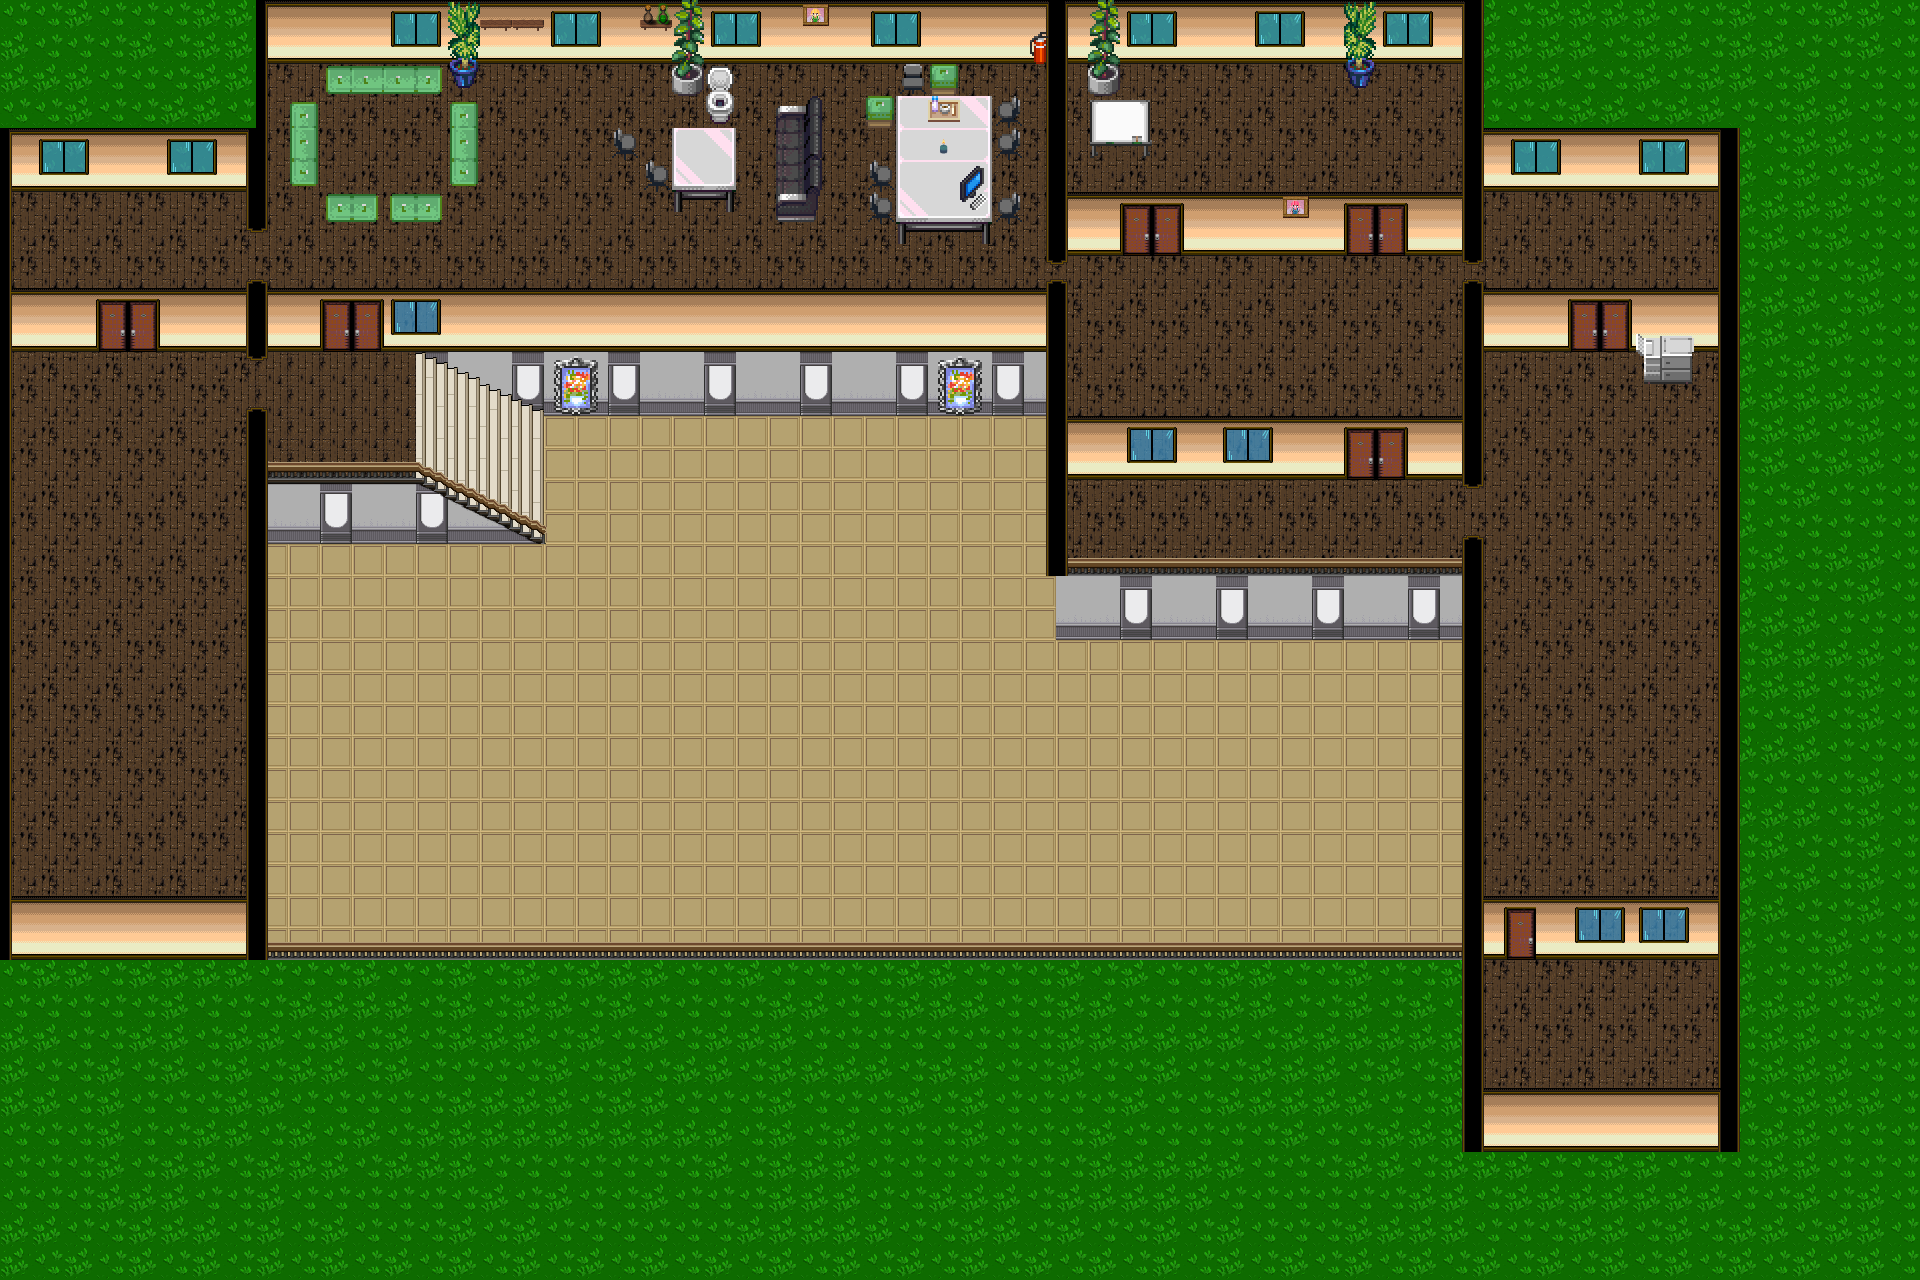

This game map was drawn from its Tiled (.tmx) file and the tilesets committed beside it. A one-line description and the trimmed map source follow:
An orthogonal 60x40 tile map with 32x32 px tiles, 7 tile layers (start, Wall Back Stair, Floor, Wall Front Stair, ...), 2 tilesets.

<map version="1.5" tiledversion="1.6.0" orientation="orthogonal" renderorder="right-down" width="60" height="40" tilewidth="32" tileheight="32" infinite="0" nextlayerid="11" nextobjectid="1">
 <editorsettings>
  <export target="../map.json" format="json" />
 </editorsettings>
 <tileset firstgid="1" name="tileset_z_floor_and_wall" tilewidth="32" tileheight="32" tilecount="128" columns="16">
  <image source="../tileset_z_floor_and_wall.png" width="512" height="256" />
  <tile id="5">
   <properties>
    <property name="collides" type="bool" value="true" />
   </properties>
  </tile>
  <tile id="21">
   <properties>
    <property name="collides" type="bool" value="true" />
   </properties>
  </tile>
  <tile id="37">
   <properties>
    <property name="collides" type="bool" value="true" />
   </properties>
  </tile>
  <tile id="49">
   <properties>
    <property name="collides" type="bool" value="true" />
   </properties>
  </tile>
  <tile id="50">
   <properties>
    <property name="collides" type="bool" value="true" />
   </properties>
  </tile>
  <tile id="51">
   <properties>
    <property name="collides" type="bool" value="true" />
   </properties>
  </tile>
  <tile id="53">
   <properties>
    <property name="collides" type="bool" value="true" />
   </properties>
  </tile>
  <tile id="67">
   <properties>
    <property name="collides" type="bool" value="true" />
   </properties>
  </tile>
  <tile id="68">
   <properties>
    <property name="collides" type="bool" value="true" />
   </properties>
  </tile>
  <tile id="96">
   <properties>
    <property name="collides" type="bool" value="false" />
   </properties>
  </tile>
  <tile id="99">
   <properties>
    <property name="collides" type="bool" value="false" />
   </properties>
  </tile>
  <tile id="100">
   <properties>
    <property name="collides" type="bool" value="false" />
   </properties>
  </tile>
  <tile id="101">
   <properties>
    <property name="collides" type="bool" value="true" />
   </properties>
  </tile>
  <tile id="102">
   <properties>
    <property name="collides" type="bool" value="true" />
   </properties>
  </tile>
  <tile id="103">
   <properties>
    <property name="collides" type="bool" value="true" />
   </properties>
  </tile>
  <tile id="104">
   <properties>
    <property name="collides" type="bool" value="true" />
   </properties>
  </tile>
  <tile id="112">
   <properties>
    <property name="collides" type="bool" value="true" />
   </properties>
  </tile>
  <tile id="115">
   <properties>
    <property name="collides" type="bool" value="true" />
   </properties>
  </tile>
  <tile id="116">
   <properties>
    <property name="collides" type="bool" value="true" />
   </properties>
  </tile>
  <tile id="117">
   <properties>
    <property name="collides" type="bool" value="true" />
   </properties>
  </tile>
  <tile id="118">
   <properties>
    <property name="collides" type="bool" value="true" />
   </properties>
  </tile>
  <tile id="119">
   <properties>
    <property name="collides" type="bool" value="true" />
   </properties>
  </tile>
  <tile id="120">
   <properties>
    <property name="collides" type="bool" value="true" />
   </properties>
  </tile>
 </tileset>
 <tileset firstgid="129" name="tileset_z_misc" tilewidth="32" tileheight="32" tilecount="256" columns="16">
  <image source="../tileset_z_misc.png" width="512" height="512" />
  <tile id="56">
   <properties>
    <property name="collides" type="bool" value="true" />
   </properties>
  </tile>
  <tile id="57">
   <properties>
    <property name="collides" type="bool" value="true" />
   </properties>
  </tile>
  <tile id="72">
   <properties>
    <property name="collides" type="bool" value="true" />
   </properties>
  </tile>
  <tile id="73">
   <properties>
    <property name="collides" type="bool" value="true" />
   </properties>
  </tile>
  <tile id="93">
   <properties>
    <property name="collides" type="bool" value="true" />
   </properties>
  </tile>
  <tile id="108">
   <properties>
    <property name="collides" type="bool" value="true" />
   </properties>
  </tile>
  <tile id="109">
   <properties>
    <property name="collides" type="bool" value="true" />
   </properties>
  </tile>
  <tile id="124">
   <properties>
    <property name="collides" type="bool" value="false" />
   </properties>
  </tile>
  <tile id="125">
   <properties>
    <property name="collides" type="bool" value="true" />
   </properties>
  </tile>
  <tile id="140">
   <properties>
    <property name="collides" type="bool" value="true" />
   </properties>
  </tile>
  <tile id="141">
   <properties>
    <property name="collides" type="bool" value="true" />
   </properties>
  </tile>
  <tile id="152">
   <properties>
    <property name="collides" type="bool" value="true" />
   </properties>
  </tile>
  <tile id="153">
   <properties>
    <property name="collides" type="bool" value="true" />
   </properties>
  </tile>
  <tile id="154">
   <properties>
    <property name="collides" type="bool" value="true" />
   </properties>
  </tile>
  <tile id="155">
   <properties>
    <property name="collides" type="bool" value="true" />
   </properties>
  </tile>
  <tile id="156">
   <properties>
    <property name="collides" type="bool" value="true" />
   </properties>
  </tile>
  <tile id="157">
   <properties>
    <property name="collides" type="bool" value="true" />
   </properties>
  </tile>
  <tile id="168">
   <properties>
    <property name="collides" type="bool" value="true" />
   </properties>
  </tile>
  <tile id="169">
   <properties>
    <property name="collides" type="bool" value="true" />
   </properties>
  </tile>
  <tile id="170">
   <properties>
    <property name="collides" type="bool" value="true" />
   </properties>
  </tile>
  <tile id="177">
   <properties>
    <property name="collides" type="bool" value="true" />
   </properties>
  </tile>
  <tile id="178">
   <properties>
    <property name="collides" type="bool" value="true" />
   </properties>
  </tile>
  <tile id="196">
   <properties>
    <property name="collides" type="bool" value="true" />
   </properties>
  </tile>
  <tile id="213">
   <properties>
    <property name="collides" type="bool" value="true" />
   </properties>
  </tile>
  <tile id="238">
   <animation>
    <frame tileid="238" duration="200" />
    <frame tileid="239" duration="200" />
    <frame tileid="254" duration="200" />
    <frame tileid="255" duration="200" />
   </animation>
  </tile>
 </tileset>
 <layer id="5" name="start" width="60" height="40" locked="1">
  <data>[2400 cells, 4 non-empty, 1 distinct tile ids]</data>
 </layer>
 <layer id="9" name="Wall Back Stair" width="60" height="40" locked="1">
  <data>[2400 cells, 60 non-empty, 5 distinct tile ids]</data>
 </layer>
 <layer id="6" name="Floor" width="60" height="40">
  <data>[2400 cells, 1546 non-empty, 15 distinct tile ids]</data>
 </layer>
 <layer id="10" name="Wall Front Stair" width="60" height="40" locked="1">
  <data>[2400 cells, 909 non-empty, 11 distinct tile ids]</data>
 </layer>
 <layer id="4" name="Walls" width="60" height="40">
  <data>[2400 cells, 506 non-empty, 26 distinct tile ids]</data>
 </layer>
 <layer id="7" name="Meubles Collides" width="60" height="40">
  <data>[2400 cells, 49 non-empty, 29 distinct tile ids]</data>
 </layer>
 <layer id="8" name="Meubles Non Collides" width="60" height="40">
  <data>[2400 cells, 44 non-empty, 21 distinct tile ids]</data>
 </layer>
 <objectgroup id="3" name="floorLayer" />
</map>